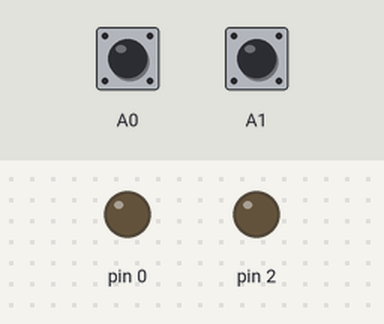
Simulated run of this sketch. Board: Arduino Uno, built with avr-gcc and run on an emulated ATmega328P. Parts: output pins drawn as LEDs (lit = HIGH). Inputs (shaded band) come from the test bench; at power-on: A1 HIGH, A0 HIGH.

Above: at 1.2 s.
1.3 s: A1 pulled LOW for 0.15 s
At 2.2 s:
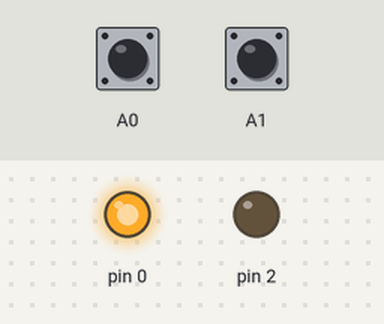
2.9 s: A0 pulled LOW for 0.15 s
At 3.5 s:
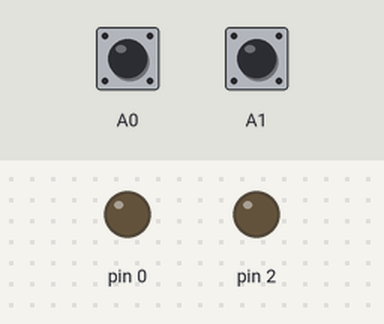
4.5 s: A1 pulled LOW for 1 s
At 5.9 s:
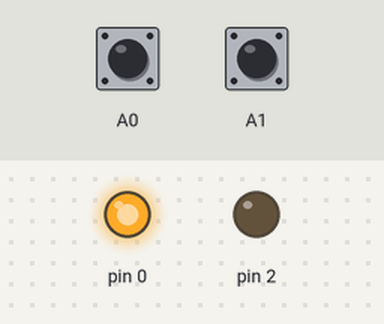
Timing chart, 0 to 7.5 s (numbered marks = the images above; inputs shaded):
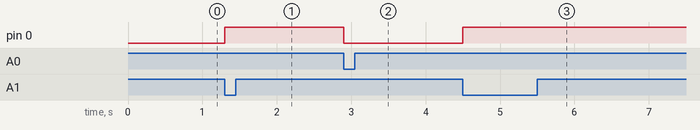

The sketch:

tugas2.ino
```cpp
int ledPin[] ={8,9,10,11};
int maxCount = 256;
int delayInterval = 1000;

void setup()

  {
  for (int i=8 ; i<12 ; i++)
  {
    pinMode(ledPin[i], OUTPUT);
  }
    digitalWrite(A0, HIGH);
    digitalWrite(A1, HIGH);
    digitalWrite(A2, HIGH);

  }

void loop()

  {

    int counter =0;
    while(counter < maxCount){
    if(digitalRead(A0)==LOW)
  {
    counter++;
    displayBinary(counter);
    delay(delayInterval);
  }

  if(digitalRead(A1)==LOW)

  {
    counter--;
    displayBinaryReverse(counter);
    delay(delayInterval);
  }
  }
}

void displayBinary(byte numToShow)
{
  for (int i=0; i < 8 ;i++)
  {
  if (bitRead(numToShow, i)==1)
  {
    digitalWrite(ledPin[i], HIGH);
  }
    else
    {
      digitalWrite(ledPin[i], LOW);
    }
}
}

void displayBinaryReverse(byte numToShow)
{
  for (int i=8; i >=0 ;i--)
  {
  if (bitRead(numToShow, i)==1)
  {
    digitalWrite(ledPin[i], HIGH);
  }
    else
    {
      digitalWrite(ledPin[i], LOW);
    }
}
}
```

Measured:
- after the input at 1.3 s, pin 0: LOW → HIGH at once
- after the input at 2.9 s, pin 0: HIGH → LOW at once
- after the input at 4.5 s, pin 0: LOW → HIGH at once
